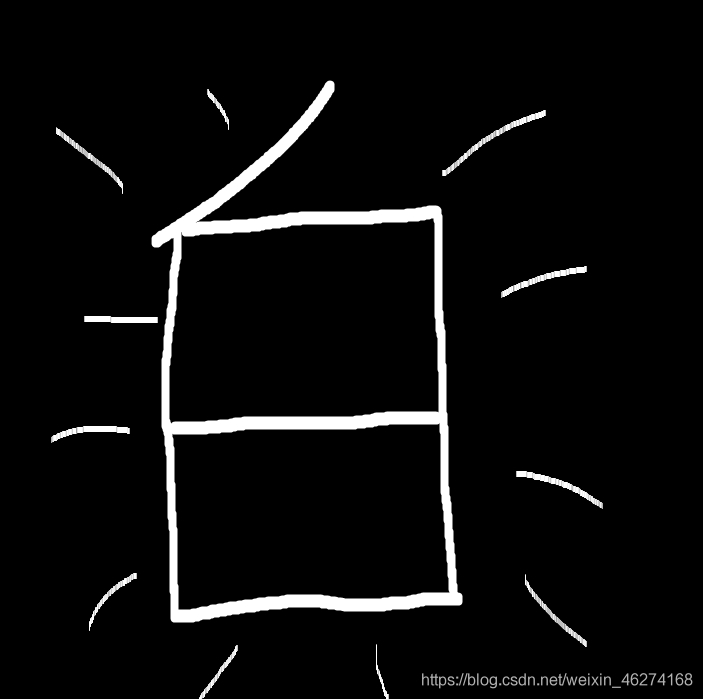
#> input picture OpenCV/images/kai.jpg, 703 x 699 px, found by its file name
$ python '01-形态学变换.py'
#> lines starting #> are read from the running program, lines starting #| are printed output that depends on the picture
"""
形态学变换：
    腐蚀、膨胀
    开运算、闭运算
    顶帽、黑帽
    形态学梯度
"""
import cv2
import numpy as np

# 创建一个7x7的灰度图片矩阵
arr = np.arange(0, 49).reshape((7, 7)).astype(np.uint8)
# print(arr)
# print()

# 初始化一个3x3的核矩阵，用于在被核矩阵覆盖的元素上进行筛选
k = np.array([[0, 1, 0],
              [100, 100, 100],
              [0, 100, 0]], dtype=np.uint8)

image_dilate = cv2.dilate(arr, k)   # 膨胀
image_erode = cv2.erode(arr, k)     # 腐蚀
# [4 lines of commented-out code are left out]

image = cv2.imread('../../images/kai.jpg')
#> image is the input picture: shape (699, 703, 3); min 0, max 255, mean 12.8
# cv2.imshow('image', image)

kernel = np.ones((5, 5), np.uint8)  # 创建一个5x5的核矩阵
# [5 lines of commented-out code are left out]

cv2.imshow('dilate', cv2.dilate(image.copy(), kernel))
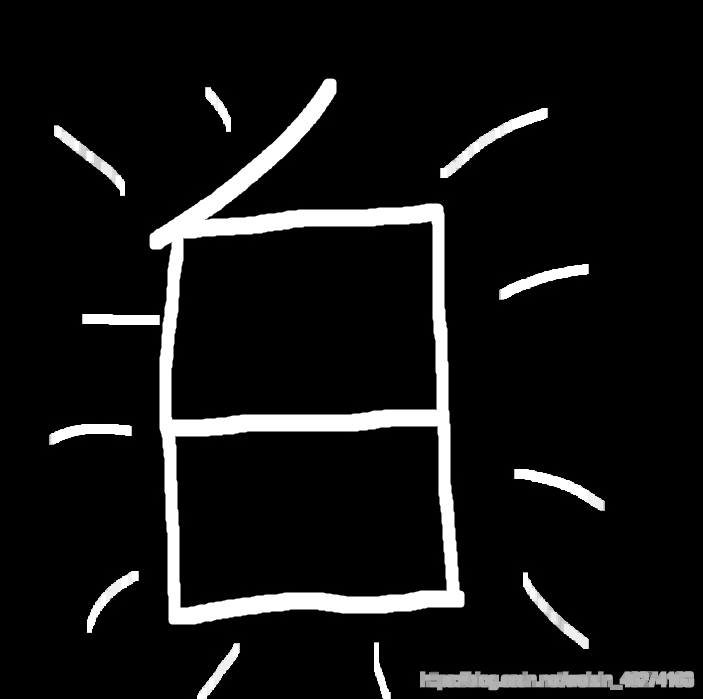
#> window 'dilate': shape (699, 703, 3); min 0, max 255, mean 20.4
cv2.imshow('erode', cv2.erode(image.copy(), kernel))
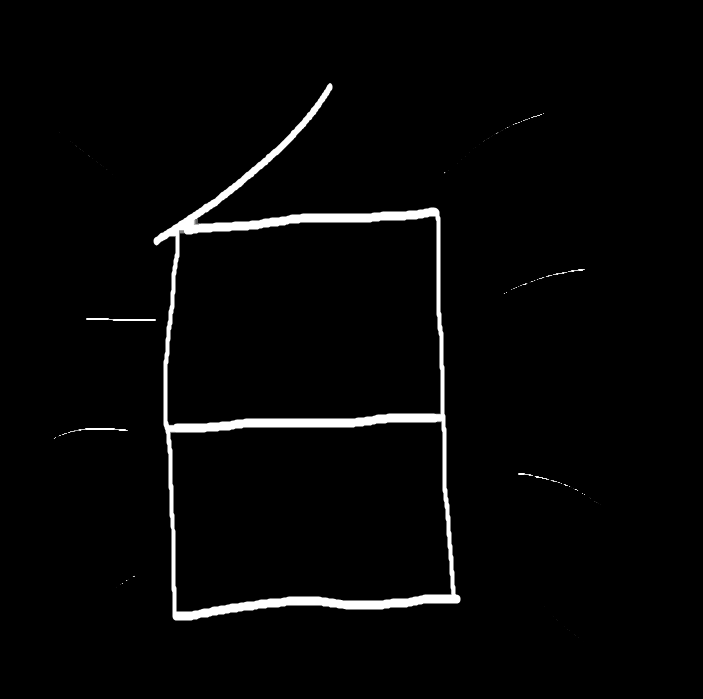
#> window 'erode': shape (699, 703, 3); min 0, max 255, mean 6.5

image = cv2.morphologyEx(image, cv2.MORPH_GRADIENT, kernel)     # 形态学梯度
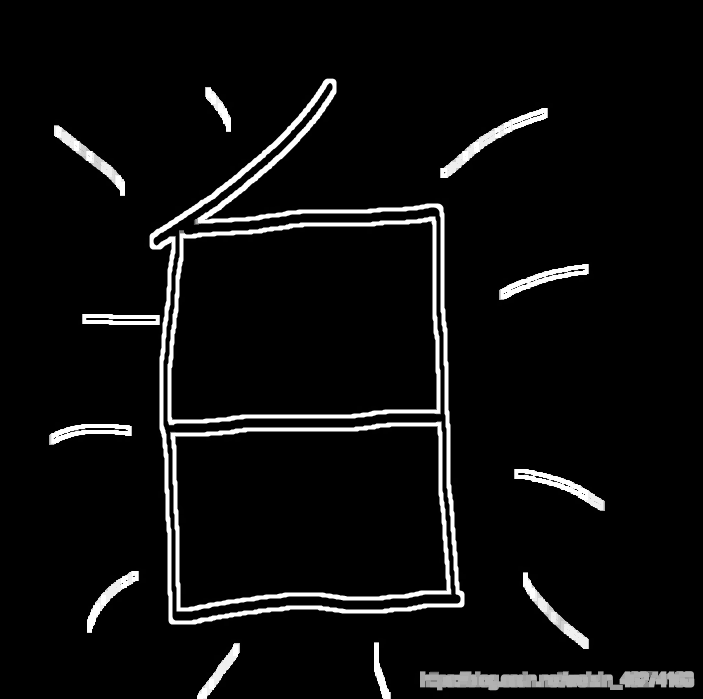
#> image: shape (699, 703, 3); min 0, max 255, mean 13.9
cv2.imshow('image', image)

cv2.waitKey(0)
cv2.destroyAllWindows()
